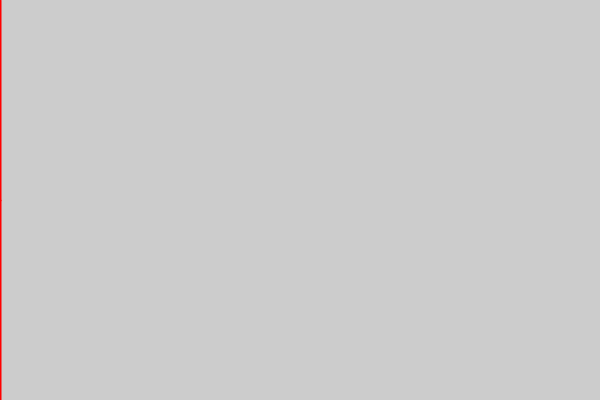
Frame 1 (no input)
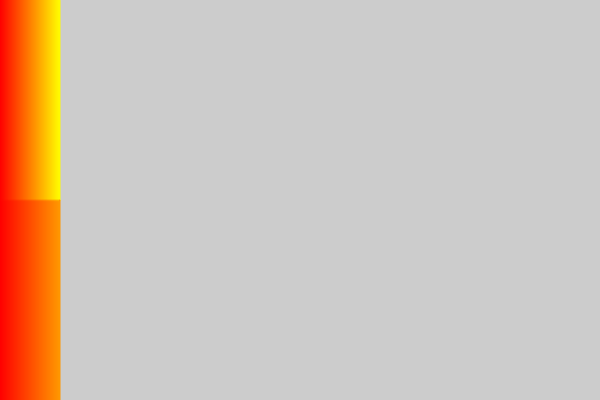
Frame 60 (the mouse pressed at the canvas centre just before this capture)
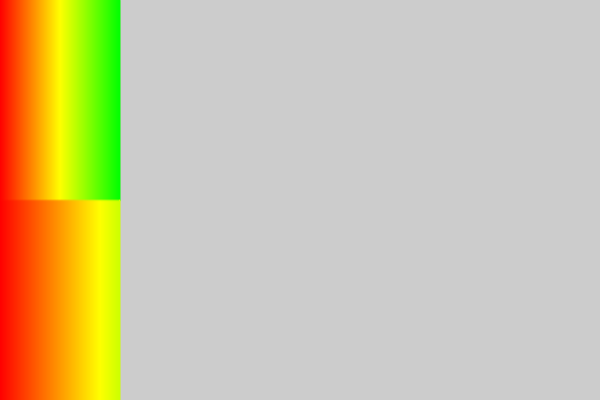
Frame 120 (the mouse held since frame 60 and released just before this capture)

The Processing sketch that drew these frames (run headless with seeded random() and noise(); from frame 60 on, the mouse is pressed at the canvas centre):

// Processing sketch: pruebaHSB
// ── pruebaHSB.pde
int x;
void setup() {
  size(600, 400);
  strokeWeight(2);
}
void draw() {
  colorMode(HSB, 360, 100, 100);
  // stroke(133, 89, 72);
  stroke(x, 100, 100); // el color "corta" en 360
  line(x, 0, x, height/2);


  colorMode(HSB, width, 100, 100);
  stroke(x, 100, 100); // la variación de color abarca toda la ventana
  line(x, height/2, x, height);

  x++;
}
